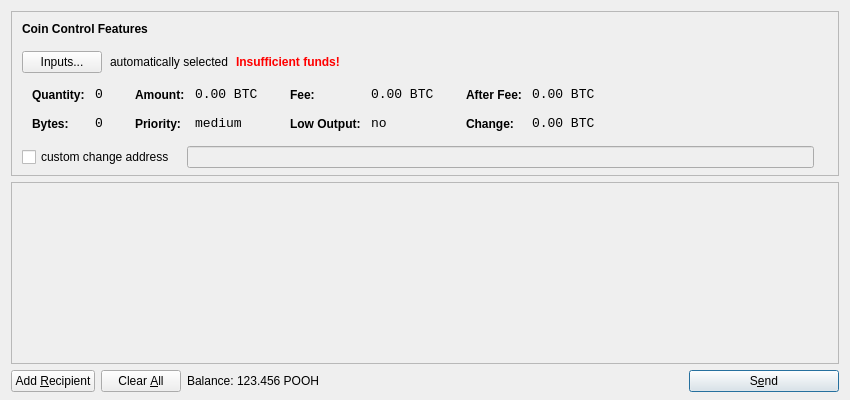
<?xml version="1.0" encoding="UTF-8"?>
<ui version="4.0">
 <class>SendCoinsDialog</class>
 <widget class="QDialog" name="SendCoinsDialog">
  <property name="geometry">
   <rect>
    <x>0</x>
    <y>0</y>
    <width>850</width>
    <height>400</height>
   </rect>
  </property>
  <property name="windowTitle">
   <string>Send Coins</string>
  </property>
  <layout class="QVBoxLayout" name="verticalLayout" stretch="0,1,0">
   <property name="bottomMargin">
    <number>8</number>
   </property>
   <item>
    <widget class="QFrame" name="frameCoinControl">
     <property name="sizePolicy">
      <sizepolicy hsizetype="Expanding" vsizetype="Expanding">
       <horstretch>0</horstretch>
       <verstretch>0</verstretch>
      </sizepolicy>
     </property>
     <property name="maximumSize">
      <size>
       <width>16777215</width>
       <height>16777215</height>
      </size>
     </property>
     <property name="frameShape">
      <enum>QFrame::StyledPanel</enum>
     </property>
     <property name="frameShadow">
      <enum>QFrame::Sunken</enum>
     </property>
     <layout class="QVBoxLayout" name="verticalLayoutCoinControl2">
      <property name="spacing">
       <number>-1</number>
      </property>
      <property name="leftMargin">
       <number>0</number>
      </property>
      <property name="topMargin">
       <number>0</number>
      </property>
      <property name="rightMargin">
       <number>0</number>
      </property>
      <property name="bottomMargin">
       <number>6</number>
      </property>
      <item>
       <layout class="QVBoxLayout" name="verticalLayoutCoinControl" stretch="0,0,0,0,1">
        <property name="spacing">
         <number>0</number>
        </property>
        <property name="leftMargin">
         <number>10</number>
        </property>
        <property name="topMargin">
         <number>10</number>
        </property>
        <item>
         <layout class="QHBoxLayout" name="horizontalLayoutCoinControl1">
          <property name="bottomMargin">
           <number>15</number>
          </property>
          <item>
           <widget class="QLabel" name="labelCoinControlFeatures">
            <property name="sizePolicy">
             <sizepolicy hsizetype="Preferred" vsizetype="Maximum">
              <horstretch>0</horstretch>
              <verstretch>0</verstretch>
             </sizepolicy>
            </property>
            <property name="font">
             <font>
              <weight>75</weight>
              <bold>true</bold>
             </font>
            </property>
            <property name="styleSheet">
             <string notr="true">font-weight:bold;</string>
            </property>
            <property name="text">
             <string>Coin Control Features</string>
            </property>
           </widget>
          </item>
         </layout>
        </item>
        <item>
         <layout class="QHBoxLayout" name="horizontalLayoutCoinControl2" stretch="0,0,0,0">
          <property name="spacing">
           <number>8</number>
          </property>
          <property name="bottomMargin">
           <number>10</number>
          </property>
          <item>
           <widget class="QPushButton" name="pushButtonCoinControl">
            <property name="styleSheet">
             <string notr="true"/>
            </property>
            <property name="text">
             <string>Inputs...</string>
            </property>
           </widget>
          </item>
          <item>
           <widget class="QLabel" name="labelCoinControlAutomaticallySelected">
            <property name="text">
             <string>automatically selected</string>
            </property>
            <property name="margin">
             <number>5</number>
            </property>
           </widget>
          </item>
          <item>
           <widget class="QLabel" name="labelCoinControlInsuffFunds">
            <property name="font">
             <font>
              <weight>75</weight>
              <bold>true</bold>
             </font>
            </property>
            <property name="styleSheet">
             <string notr="true">color:red;font-weight:bold;</string>
            </property>
            <property name="text">
             <string>Insufficient funds!</string>
            </property>
            <property name="margin">
             <number>5</number>
            </property>
           </widget>
          </item>
          <item>
           <spacer name="horizontalSpacerCoinControl">
            <property name="orientation">
             <enum>Qt::Horizontal</enum>
            </property>
            <property name="sizeHint" stdset="0">
             <size>
              <width>40</width>
              <height>1</height>
             </size>
            </property>
           </spacer>
          </item>
         </layout>
        </item>
        <item>
         <widget class="QWidget" name="widgetCoinControl" native="true">
          <property name="sizePolicy">
           <sizepolicy hsizetype="Preferred" vsizetype="Preferred">
            <horstretch>0</horstretch>
            <verstretch>0</verstretch>
           </sizepolicy>
          </property>
          <property name="minimumSize">
           <size>
            <width>0</width>
            <height>0</height>
           </size>
          </property>
          <property name="styleSheet">
           <string notr="true"/>
          </property>
          <layout class="QHBoxLayout" name="horizontalLayoutCoinControl5">
           <property name="margin">
            <number>0</number>
           </property>
           <item>
            <layout class="QHBoxLayout" name="horizontalLayoutCoinControl3" stretch="0,0,0,1">
             <property name="spacing">
              <number>20</number>
             </property>
             <property name="topMargin">
              <number>0</number>
             </property>
             <property name="bottomMargin">
              <number>10</number>
             </property>
             <item>
              <layout class="QFormLayout" name="formLayoutCoinControl1">
               <property name="horizontalSpacing">
                <number>10</number>
               </property>
               <property name="verticalSpacing">
                <number>14</number>
               </property>
               <property name="leftMargin">
                <number>10</number>
               </property>
               <property name="topMargin">
                <number>4</number>
               </property>
               <property name="rightMargin">
                <number>6</number>
               </property>
               <item row="0" column="0">
                <widget class="QLabel" name="labelCoinControlQuantityText">
                 <property name="styleSheet">
                  <string notr="true">font-weight:bold;</string>
                 </property>
                 <property name="text">
                  <string>Quantity:</string>
                 </property>
                 <property name="margin">
                  <number>0</number>
                 </property>
                </widget>
               </item>
               <item row="0" column="1">
                <widget class="QLabel" name="labelCoinControlQuantity">
                 <property name="font">
                  <font>
                   <family>Monospace</family>
                   <pointsize>10</pointsize>
                  </font>
                 </property>
                 <property name="cursor">
                  <cursorShape>IBeamCursor</cursorShape>
                 </property>
                 <property name="contextMenuPolicy">
                  <enum>Qt::ActionsContextMenu</enum>
                 </property>
                 <property name="text">
                  <string notr="true">0</string>
                 </property>
                 <property name="margin">
                  <number>0</number>
                 </property>
                 <property name="textInteractionFlags">
                  <set>Qt::LinksAccessibleByMouse|Qt::TextSelectableByKeyboard|Qt::TextSelectableByMouse</set>
                 </property>
                </widget>
               </item>
               <item row="1" column="0">
                <widget class="QLabel" name="labelCoinControlBytesText">
                 <property name="styleSheet">
                  <string notr="true">font-weight:bold;</string>
                 </property>
                 <property name="text">
                  <string>Bytes:</string>
                 </property>
                </widget>
               </item>
               <item row="1" column="1">
                <widget class="QLabel" name="labelCoinControlBytes">
                 <property name="font">
                  <font>
                   <family>Monospace</family>
                   <pointsize>10</pointsize>
                  </font>
                 </property>
                 <property name="cursor">
                  <cursorShape>IBeamCursor</cursorShape>
                 </property>
                 <property name="contextMenuPolicy">
                  <enum>Qt::ActionsContextMenu</enum>
                 </property>
                 <property name="text">
                  <string notr="true">0</string>
                 </property>
                 <property name="textInteractionFlags">
                  <set>Qt::LinksAccessibleByMouse|Qt::TextSelectableByKeyboard|Qt::TextSelectableByMouse</set>
                 </property>
                </widget>
               </item>
              </layout>
             </item>
             <item>
              <layout class="QFormLayout" name="formLayoutCoinControl2">
               <property name="horizontalSpacing">
                <number>10</number>
               </property>
               <property name="verticalSpacing">
                <number>14</number>
               </property>
               <property name="leftMargin">
                <number>6</number>
               </property>
               <property name="topMargin">
                <number>4</number>
               </property>
               <property name="rightMargin">
                <number>6</number>
               </property>
               <item row="0" column="0">
                <widget class="QLabel" name="labelCoinControlAmountText">
                 <property name="styleSheet">
                  <string notr="true">font-weight:bold;</string>
                 </property>
                 <property name="text">
                  <string>Amount:</string>
                 </property>
                 <property name="margin">
                  <number>0</number>
                 </property>
                </widget>
               </item>
               <item row="0" column="1">
                <widget class="QLabel" name="labelCoinControlAmount">
                 <property name="font">
                  <font>
                   <family>Monospace</family>
                   <pointsize>10</pointsize>
                  </font>
                 </property>
                 <property name="cursor">
                  <cursorShape>IBeamCursor</cursorShape>
                 </property>
                 <property name="contextMenuPolicy">
                  <enum>Qt::ActionsContextMenu</enum>
                 </property>
                 <property name="text">
                  <string notr="true">0.00 BTC</string>
                 </property>
                 <property name="textInteractionFlags">
                  <set>Qt::LinksAccessibleByMouse|Qt::TextSelectableByKeyboard|Qt::TextSelectableByMouse</set>
                 </property>
                </widget>
               </item>
               <item row="1" column="0">
                <widget class="QLabel" name="labelCoinControlPriorityText">
                 <property name="styleSheet">
                  <string notr="true">font-weight:bold;</string>
                 </property>
                 <property name="text">
                  <string>Priority:</string>
                 </property>
                </widget>
               </item>
               <item row="1" column="1">
                <widget class="QLabel" name="labelCoinControlPriority">
                 <property name="font">
                  <font>
                   <family>Monospace</family>
                   <pointsize>10</pointsize>
                  </font>
                 </property>
                 <property name="cursor">
                  <cursorShape>IBeamCursor</cursorShape>
                 </property>
                 <property name="contextMenuPolicy">
                  <enum>Qt::ActionsContextMenu</enum>
                 </property>
                 <property name="text">
                  <string>medium</string>
                 </property>
                 <property name="textInteractionFlags">
                  <set>Qt::LinksAccessibleByMouse|Qt::TextSelectableByKeyboard|Qt::TextSelectableByMouse</set>
                 </property>
                </widget>
               </item>
              </layout>
             </item>
             <item>
              <layout class="QFormLayout" name="formLayoutCoinControl3">
               <property name="horizontalSpacing">
                <number>10</number>
               </property>
               <property name="verticalSpacing">
                <number>14</number>
               </property>
               <property name="leftMargin">
                <number>6</number>
               </property>
               <property name="topMargin">
                <number>4</number>
               </property>
               <property name="rightMargin">
                <number>6</number>
               </property>
               <item row="0" column="0">
                <widget class="QLabel" name="labelCoinControlFeeText">
                 <property name="styleSheet">
                  <string notr="true">font-weight:bold;</string>
                 </property>
                 <property name="text">
                  <string>Fee:</string>
                 </property>
                 <property name="margin">
                  <number>0</number>
                 </property>
                </widget>
               </item>
               <item row="0" column="1">
                <widget class="QLabel" name="labelCoinControlFee">
                 <property name="font">
                  <font>
                   <family>Monospace</family>
                   <pointsize>10</pointsize>
                  </font>
                 </property>
                 <property name="cursor">
                  <cursorShape>IBeamCursor</cursorShape>
                 </property>
                 <property name="contextMenuPolicy">
                  <enum>Qt::ActionsContextMenu</enum>
                 </property>
                 <property name="text">
                  <string notr="true">0.00 BTC</string>
                 </property>
                 <property name="textInteractionFlags">
                  <set>Qt::LinksAccessibleByMouse|Qt::TextSelectableByKeyboard|Qt::TextSelectableByMouse</set>
                 </property>
                </widget>
               </item>
               <item row="1" column="0">
                <widget class="QLabel" name="labelCoinControlLowOutputText">
                 <property name="styleSheet">
                  <string notr="true">font-weight:bold;</string>
                 </property>
                 <property name="text">
                  <string>Low Output:</string>
                 </property>
                </widget>
               </item>
               <item row="1" column="1">
                <widget class="QLabel" name="labelCoinControlLowOutput">
                 <property name="font">
                  <font>
                   <family>Monospace</family>
                   <pointsize>10</pointsize>
                  </font>
                 </property>
                 <property name="cursor">
                  <cursorShape>IBeamCursor</cursorShape>
                 </property>
                 <property name="contextMenuPolicy">
                  <enum>Qt::ActionsContextMenu</enum>
                 </property>
                 <property name="text">
                  <string>no</string>
                 </property>
                 <property name="textInteractionFlags">
                  <set>Qt::LinksAccessibleByMouse|Qt::TextSelectableByKeyboard|Qt::TextSelectableByMouse</set>
                 </property>
                </widget>
               </item>
              </layout>
             </item>
             <item>
              <layout class="QFormLayout" name="formLayoutCoinControl4">
               <property name="horizontalSpacing">
                <number>10</number>
               </property>
               <property name="verticalSpacing">
                <number>14</number>
               </property>
               <property name="leftMargin">
                <number>6</number>
               </property>
               <property name="topMargin">
                <number>4</number>
               </property>
               <property name="rightMargin">
                <number>6</number>
               </property>
               <item row="0" column="0">
                <widget class="QLabel" name="labelCoinControlAfterFeeText">
                 <property name="styleSheet">
                  <string notr="true">font-weight:bold;</string>
                 </property>
                 <property name="text">
                  <string>After Fee:</string>
                 </property>
                 <property name="margin">
                  <number>0</number>
                 </property>
                </widget>
               </item>
               <item row="0" column="1">
                <widget class="QLabel" name="labelCoinControlAfterFee">
                 <property name="font">
                  <font>
                   <family>Monospace</family>
                   <pointsize>10</pointsize>
                  </font>
                 </property>
                 <property name="cursor">
                  <cursorShape>IBeamCursor</cursorShape>
                 </property>
                 <property name="contextMenuPolicy">
                  <enum>Qt::ActionsContextMenu</enum>
                 </property>
                 <property name="text">
                  <string notr="true">0.00 BTC</string>
                 </property>
                 <property name="textInteractionFlags">
                  <set>Qt::LinksAccessibleByMouse|Qt::TextSelectableByKeyboard|Qt::TextSelectableByMouse</set>
                 </property>
                </widget>
               </item>
               <item row="1" column="0">
                <widget class="QLabel" name="labelCoinControlChangeText">
                 <property name="styleSheet">
                  <string notr="true">font-weight:bold;</string>
                 </property>
                 <property name="text">
                  <string>Change:</string>
                 </property>
                </widget>
               </item>
               <item row="1" column="1">
                <widget class="QLabel" name="labelCoinControlChange">
                 <property name="font">
                  <font>
                   <family>Monospace</family>
                   <pointsize>10</pointsize>
                  </font>
                 </property>
                 <property name="cursor">
                  <cursorShape>IBeamCursor</cursorShape>
                 </property>
                 <property name="contextMenuPolicy">
                  <enum>Qt::ActionsContextMenu</enum>
                 </property>
                 <property name="text">
                  <string notr="true">0.00 BTC</string>
                 </property>
                 <property name="textInteractionFlags">
                  <set>Qt::LinksAccessibleByMouse|Qt::TextSelectableByKeyboard|Qt::TextSelectableByMouse</set>
                 </property>
                </widget>
               </item>
              </layout>
             </item>
            </layout>
           </item>
          </layout>
         </widget>
        </item>
        <item>
         <layout class="QHBoxLayout" name="horizontalLayoutCoinControl4" stretch="0,0,0">
          <property name="spacing">
           <number>12</number>
          </property>
          <property name="sizeConstraint">
           <enum>QLayout::SetDefaultConstraint</enum>
          </property>
          <property name="topMargin">
           <number>5</number>
          </property>
          <property name="rightMargin">
           <number>5</number>
          </property>
          <item>
           <widget class="QCheckBox" name="checkBoxCoinControlChange">
            <property name="text">
             <string>custom change address</string>
            </property>
           </widget>
          </item>
          <item>
           <widget class="QLineEdit" name="lineEditCoinControlChange">
            <property name="enabled">
             <bool>false</bool>
            </property>
            <property name="sizePolicy">
             <sizepolicy hsizetype="Expanding" vsizetype="Fixed">
              <horstretch>0</horstretch>
              <verstretch>0</verstretch>
             </sizepolicy>
            </property>
           </widget>
          </item>
          <item>
           <widget class="QLabel" name="labelCoinControlChangeLabel">
            <property name="sizePolicy">
             <sizepolicy hsizetype="Preferred" vsizetype="Expanding">
              <horstretch>0</horstretch>
              <verstretch>0</verstretch>
             </sizepolicy>
            </property>
            <property name="minimumSize">
             <size>
              <width>0</width>
              <height>0</height>
             </size>
            </property>
            <property name="text">
             <string/>
            </property>
            <property name="margin">
             <number>3</number>
            </property>
           </widget>
          </item>
         </layout>
        </item>
        <item>
         <spacer name="verticalSpacerCoinControl">
          <property name="orientation">
           <enum>Qt::Vertical</enum>
          </property>
          <property name="sizeHint" stdset="0">
           <size>
            <width>800</width>
            <height>1</height>
           </size>
          </property>
         </spacer>
        </item>
       </layout>
      </item>
     </layout>
    </widget>
   </item>
   <item>
    <widget class="QScrollArea" name="scrollArea">
     <property name="widgetResizable">
      <bool>true</bool>
     </property>
     <widget class="QWidget" name="scrollAreaWidgetContents">
      <property name="geometry">
       <rect>
        <x>0</x>
        <y>0</y>
        <width>830</width>
        <height>165</height>
       </rect>
      </property>
      <layout class="QVBoxLayout" name="verticalLayout_2">
       <property name="margin">
        <number>0</number>
       </property>
       <item>
        <layout class="QVBoxLayout" name="entries">
         <property name="spacing">
          <number>6</number>
         </property>
        </layout>
       </item>
       <item>
        <spacer name="verticalSpacer">
         <property name="orientation">
          <enum>Qt::Vertical</enum>
         </property>
         <property name="sizeHint" stdset="0">
          <size>
           <width>20</width>
           <height>40</height>
          </size>
         </property>
        </spacer>
       </item>
      </layout>
     </widget>
    </widget>
   </item>
   <item>
    <layout class="QHBoxLayout" name="horizontalLayout">
     <item>
      <widget class="QPushButton" name="addButton">
       <property name="toolTip">
        <string>Send to multiple recipients at once</string>
       </property>
       <property name="text">
        <string>Add &amp;Recipient</string>
       </property>
       <property name="icon">
        <iconset resource="../bitcoin.qrc">
         <normaloff>:/icons/add</normaloff>:/icons/add</iconset>
       </property>
       <property name="autoDefault">
        <bool>false</bool>
       </property>
      </widget>
     </item>
     <item>
      <widget class="QPushButton" name="clearButton">
       <property name="sizePolicy">
        <sizepolicy hsizetype="Minimum" vsizetype="Fixed">
         <horstretch>0</horstretch>
         <verstretch>0</verstretch>
        </sizepolicy>
       </property>
       <property name="toolTip">
        <string>Remove all transaction fields</string>
       </property>
       <property name="text">
        <string>Clear &amp;All</string>
       </property>
       <property name="icon">
        <iconset resource="../bitcoin.qrc">
         <normaloff>:/icons/remove</normaloff>:/icons/remove</iconset>
       </property>
       <property name="autoRepeatDelay">
        <number>300</number>
       </property>
       <property name="autoDefault">
        <bool>false</bool>
       </property>
      </widget>
     </item>
     <item>
      <layout class="QHBoxLayout" name="horizontalLayout_2">
       <property name="spacing">
        <number>3</number>
       </property>
       <item>
        <widget class="QLabel" name="label">
         <property name="text">
          <string>Balance:</string>
         </property>
        </widget>
       </item>
       <item>
        <widget class="QLabel" name="labelBalance">
         <property name="cursor">
          <cursorShape>IBeamCursor</cursorShape>
         </property>
         <property name="text">
          <string>123.456 POOH</string>
         </property>
         <property name="textInteractionFlags">
          <set>Qt::LinksAccessibleByMouse|Qt::TextSelectableByKeyboard|Qt::TextSelectableByMouse</set>
         </property>
        </widget>
       </item>
      </layout>
     </item>
     <item>
      <spacer name="horizontalSpacer">
       <property name="orientation">
        <enum>Qt::Horizontal</enum>
       </property>
       <property name="sizeHint" stdset="0">
        <size>
         <width>40</width>
         <height>20</height>
        </size>
       </property>
      </spacer>
     </item>
     <item>
      <widget class="QPushButton" name="sendButton">
       <property name="minimumSize">
        <size>
         <width>150</width>
         <height>0</height>
        </size>
       </property>
       <property name="toolTip">
        <string>Confirm the send action</string>
       </property>
       <property name="text">
        <string>S&amp;end</string>
       </property>
       <property name="icon">
        <iconset resource="../bitcoin.qrc">
         <normaloff>:/icons/send</normaloff>:/icons/send</iconset>
       </property>
       <property name="default">
        <bool>true</bool>
       </property>
      </widget>
     </item>
    </layout>
   </item>
  </layout>
 </widget>
 <resources>
  <include location="../bitcoin.qrc"/>
 </resources>
 <connections/>
</ui>
